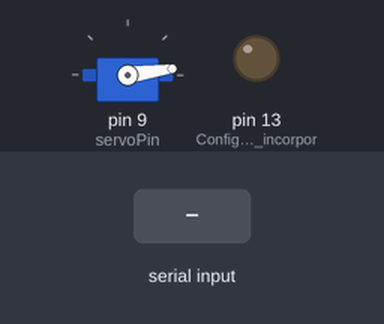
The sketch below on a simulated Arduino Uno, built with avr-gcc and run on an emulated ATmega328P. Shown: servo, output pins drawn as LEDs (lit = HIGH). The test bench sets the inputs (shaded band). What the sketch prints to the serial monitor is not drawn.

Above: at 1.2 s.
1.3 s: "30,150\n" received over Serial
4.3 s: "90,45\n" received over Serial
At 5.5 s:
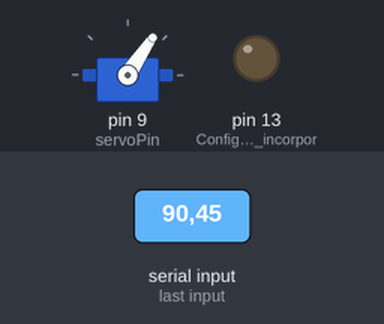
Timing chart, 0 to 7.3 s (numbered marks = the images above; inputs shaded):
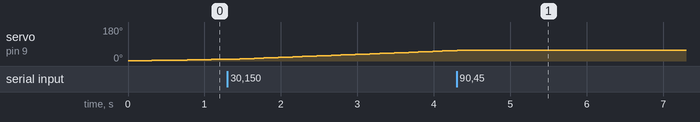

The sketch:

Arduino.ino
```cpp
#include <Servo.h>

Servo miServo;  // Crea un objeto Servo
int servoPin = 9;  // Pin PWM para el servo
int posicion = 0;
int incremento = 1;

int velocidadValor = 0;  // Variable global para almacenar la velocidad

void setup() {
    Serial.begin(9600);  // Inicializa el puerto serial
    pinMode(LED_BUILTIN, OUTPUT);  // Configura el LED incorporado como salida
    miServo.attach(servoPin);  // Conecta el servo al pin 9
    Serial.println("Esperando datos...");
}

void loop() {
    // Si hay datos disponibles en el puerto serial
    if (Serial.available() > 0) {
        String velocidad = Serial.readStringUntil('\n');  // Lee hasta un salto de línea
        velocidadValor = velocidad.toInt();  // Convierte la velocidad a entero
    }

    // Escala la velocidad de 18-47 a 0-180 grados para el servo
    int vel = map(velocidadValor, 18, 47, 100, 10);
    posicion += incremento;

    if (posicion <= 0 || posicion >= 180) {
      incremento = -incremento;
    }

    miServo.write(posicion);
    delay(vel);
    // Mapea la velocidad a un tiempo de retraso más pequeño para velocidades más altas
    // La velocidad de 18 (mínima) tendrá el retraso más largo y 47 (máxima) el más corto
    //int velocidadMovimiento = map(velocidadValor, 18, 47, 30, 5);  // Ajusta el "delay" en milisegundos

    // Mueve el servo a la nueva posición gradualmente
    //for (int pos = 0; pos <= servoPosicion; pos++) {
        //miServo.write(pos);  // Mueve el servo a la nueva posición
        //delay(velocidadMovimiento);  // Controla la velocidad del movimiento

}
```

Measured:
- after the input at 4.3 s, servo on pin 9 (servoPin): goes on until 4.3 s, then stays 56°
